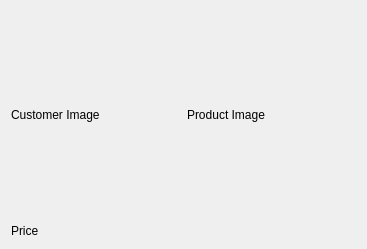
<?xml version="1.0" encoding="UTF-8"?>
<ui version="4.0">
 <class>FormOrder</class>
 <widget class="QWidget" name="FormOrder">
  <property name="geometry">
   <rect>
    <x>0</x>
    <y>0</y>
    <width>367</width>
    <height>249</height>
   </rect>
  </property>
  <property name="windowTitle">
   <string>Form</string>
  </property>
  <layout class="QGridLayout" name="gridLayout_2">
   <item row="0" column="0">
    <layout class="QGridLayout" name="gridLayout" rowstretch="0,0" columnstretch="0,0">
     <property name="sizeConstraint">
      <enum>QLayout::SetDefaultConstraint</enum>
     </property>
     <item row="0" column="0">
      <widget class="QLabel" name="LabelCustomerImage">
       <property name="sizePolicy">
        <sizepolicy hsizetype="Expanding" vsizetype="Expanding">
         <horstretch>0</horstretch>
         <verstretch>0</verstretch>
        </sizepolicy>
       </property>
       <property name="text">
        <string>Customer Image</string>
       </property>
      </widget>
     </item>
     <item row="0" column="1">
      <widget class="QLabel" name="LabelProductImage">
       <property name="sizePolicy">
        <sizepolicy hsizetype="Expanding" vsizetype="Expanding">
         <horstretch>0</horstretch>
         <verstretch>0</verstretch>
        </sizepolicy>
       </property>
       <property name="text">
        <string>Product Image</string>
       </property>
      </widget>
     </item>
     <item row="1" column="0" colspan="2">
      <widget class="QLabel" name="LabelPrice">
       <property name="sizePolicy">
        <sizepolicy hsizetype="Expanding" vsizetype="Preferred">
         <horstretch>0</horstretch>
         <verstretch>0</verstretch>
        </sizepolicy>
       </property>
       <property name="text">
        <string>Price</string>
       </property>
      </widget>
     </item>
    </layout>
   </item>
  </layout>
 </widget>
 <resources/>
 <connections/>
</ui>
